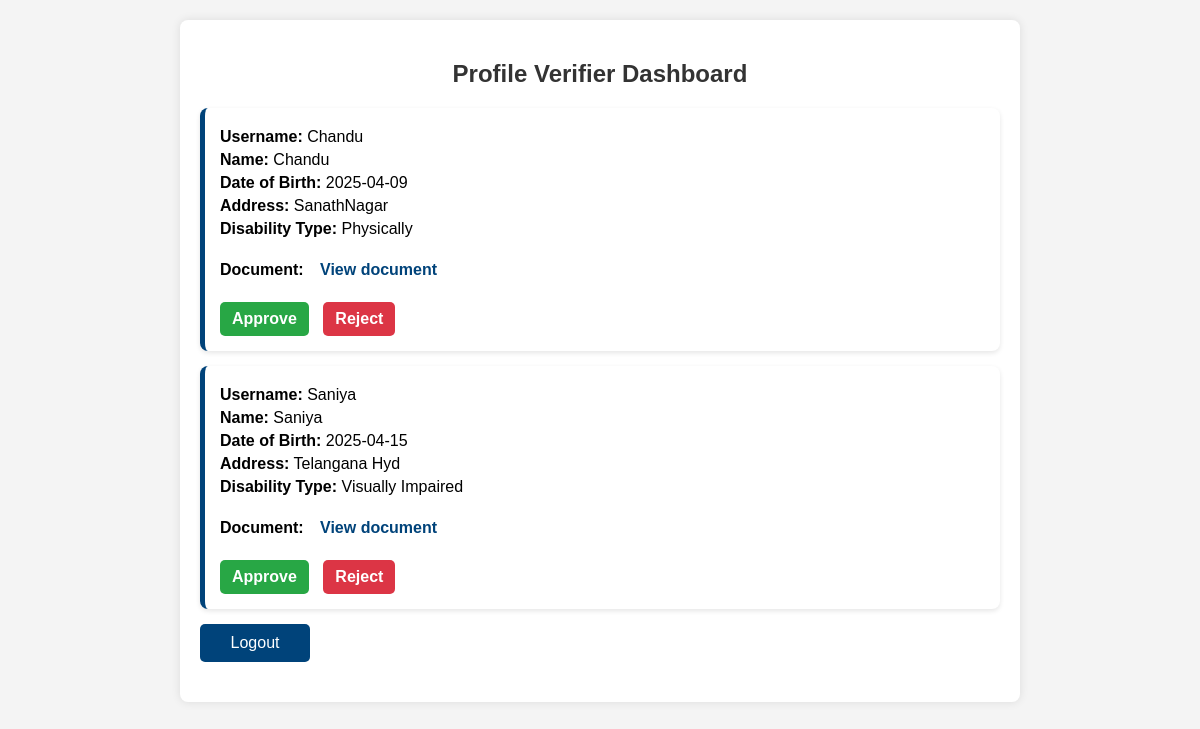
Page /Admin/profile_verifiers.php (signed in) on the committed database.
### tables this page shows
CREATE TABLE `user_details` (
  `id` int(11) NOT NULL,
  `user_id` int(11) DEFAULT NULL,
  `name` varchar(100) DEFAULT NULL,
  `dob` date DEFAULT NULL,
  `address` text DEFAULT NULL,
  `disability_type` varchar(100) DEFAULT NULL,
  `document` varchar(255) DEFAULT NULL,
  `bank_name` varchar(255) NOT NULL,
  `bank_account_number` varchar(50) NOT NULL,
  `gender` varchar(10) DEFAULT NULL
);

CREATE TABLE `users` (
  `id` int(11) NOT NULL,
  `username` varchar(50) NOT NULL,
  `email` varchar(100) NOT NULL,
  `password` varchar(255) NOT NULL,
  `status` enum('pending','submitted','verified','rejected') DEFAULT 'pending'
);

### Admin/profile_verifiers.php (the view, shortened to what this page needs)
<?php
include '../db.php';
$result = $conn->query("SELECT u.id, u.username, d.name, d.dob, d.address, d.disability_type, d.document
                        FROM users u
                        JOIN user_details d ON u.id = d.user_id
                        WHERE u.status='submitted'");
?>
<!DOCTYPE html>
<html lang="en">
<head>
  <link rel="stylesheet" href="../Styles/profile_verifiers.css">
</head>
<body>
  <div class="container">
    <h2>Profile Verifier Dashboard</h2>
    <?php while ($row = $result->fetch_assoc()): ?>
      <div class="user-card">
        <p><strong>Username:</strong> <?= htmlspecialchars($row['username']) ?></p>
        <p><strong>Name:</strong> <?= htmlspecialchars($row['name']) ?></p>
        <p><strong>Date of Birth:</strong> <?= htmlspecialchars($row['dob']) ?></p>
        <p><strong>Address:</strong> <?= htmlspecialchars($row['address']) ?></p>
        <p><strong>Disability Type:</strong> <?= htmlspecialchars($row['disability_type']) ?></p>
        <p><strong>Document:</strong>
          <a href="/InclusiKart/Seller/<?= htmlspecialchars($row['document']) ?>" target="_blank" class="document-link">View document</a>
        </p>
        <a href="approve.php?id=<?= $row['id'] ?>" class="approve">Approve</a>
        <a href="reject.php?id=<?= $row['id'] ?>" class="reject">Reject</a>
      </div>
    <?php endwhile; ?>
    <a href="profile_verifier_logout.php" class="logout">Logout</a>
  </div>
</body>
</html>

### Styles/profile_verifiers.css (style rules this page uses)
body { font-family: Arial, sans-serif; background-color: #f4f4f4; display: flex; justify-content: center; align-items: center; flex-direction: column; margin: 0; padding: 20px; }
.container { background: white; padding: 20px; border-radius: 8px; box-shadow: 0px 0px 10px rgba(0, 0, 0, 0.1); width: 80%; max-width: 800px; }
h2 { text-align: center; color: #333; }
.user-card { background: #ffffff; padding: 15px; margin: 15px 0; border-radius: 8px; box-shadow: 0px 2px 5px rgba(0, 0, 0, 0.1); border-left: 5px solid #00437a; }
.user-card p { margin: 5px 0; font-size: 16px; }
.user-card a { display: inline-block; margin-top: 10px; margin-right: 10px; padding: 8px 12px; text-decoration: none; border-radius: 5px; font-weight: bold; }
.approve { background-color: #28a745; color: white; }
.reject { background-color: #dc3545; color: white; }
.document-link { color: #00437a; font-weight: bold; }
.logout { background-color: #00437a; color: white; padding: 10px 15px; border: none; border-radius: 5px; cursor: pointer; margin-bottom: 20px; display: block; text-align: center; text-decoration: none; width: 10%; }

### rows in the picture
user_details: user.username "Chandu", name "Chandu", dob "2025-04-09", address "SanathNagar", disability_type "Physically"
user_details: user.username "Saniya", name "Saniya", dob "2025-04-15", address "Telangana Hyd", disability_type "Visually Impaired"
